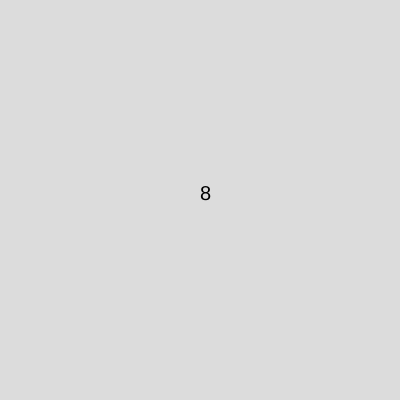
Frame 1 (no input)
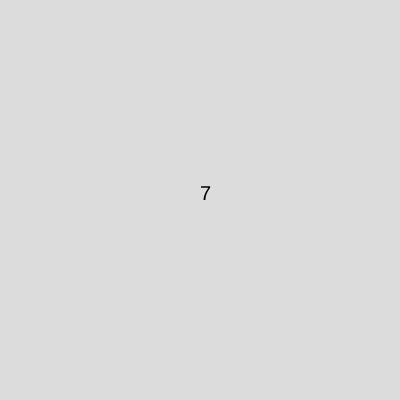
Frame 60 (no input)
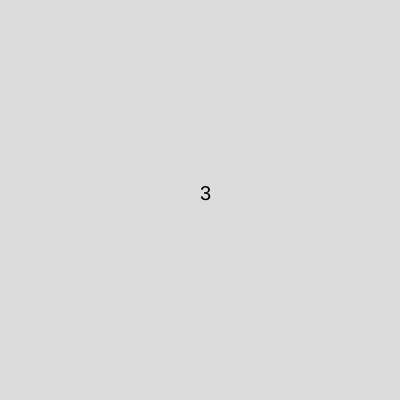
Frame 120 (the mouse pressed at the canvas centre since frame 60)

The p5.js sketch that drew these frames (run headless with seeded random() and noise() and a simulated clock; from frame 60 on, the mouse is pressed at the canvas centre):

// p5.js sketch
// ── sketch.js

function find_num(arr,x)
{
  var arr =[1,2,3,4,5,6,7,8,9,10];
  let ar = random(arr);
  textSize(20);
  text(ar,200,200);
  console.log(ar);
}
function setup() 
{
  createCanvas(400, 400);
}

function draw() 
{
   background(220);
   find_num();
}
